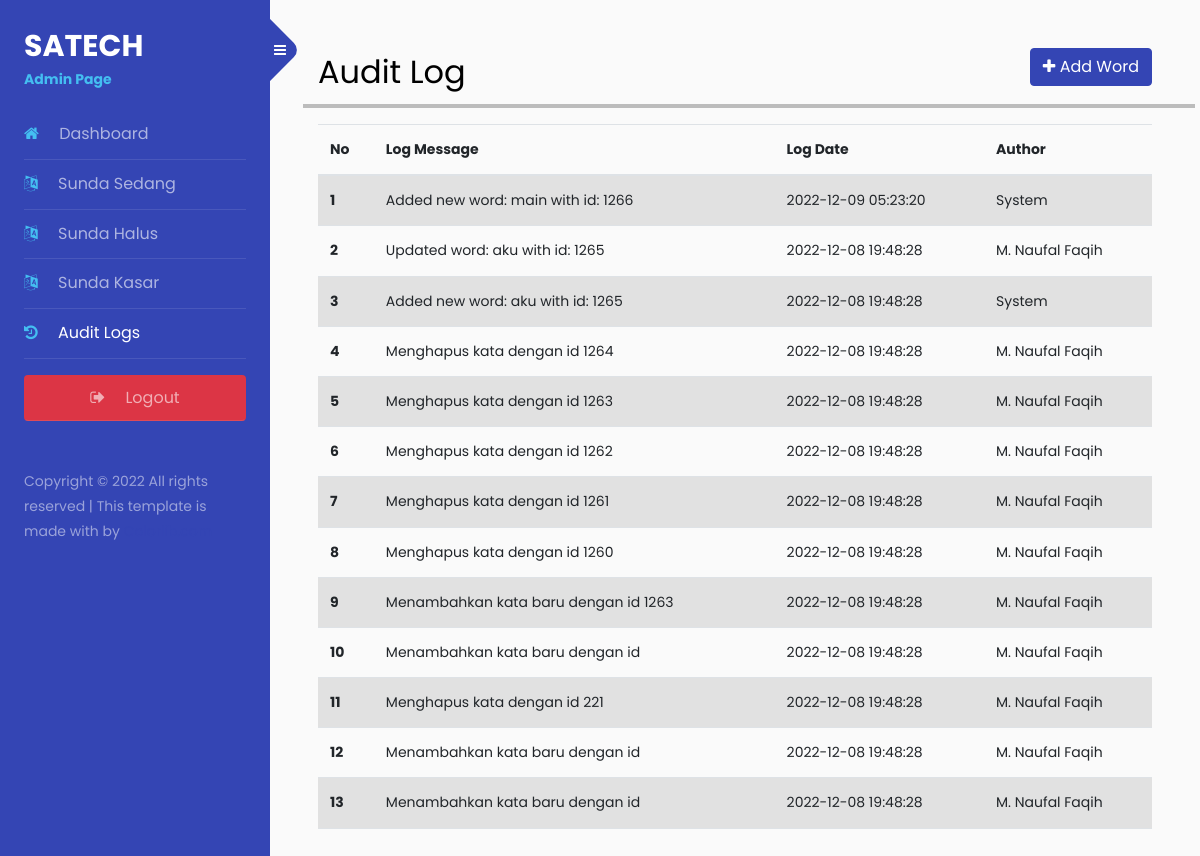
Page /admin/logs.php on the committed database.
### tables this page shows
CREATE TABLE `log` (
  `id` int(11) NOT NULL,
  `message` text NOT NULL,
  `author_id` int(11) NOT NULL DEFAULT 2,
  `audit_date` datetime NOT NULL DEFAULT current_timestamp()
);

### database/database.php (called while the page is built, shortened)
<?php
class Database
{
    public function __construct()
    {
        $this->db = new mysqli(DB_HOST, DB_USER, DB_PASS, DB_NAME);
    }
}

### controllers/controllers.php (called while the page is built, shortened)
<?php
class Controller extends Database
{
    function getLogs()
    {
        $query = "SELECT log.*, admin.name FROM log LEFT JOIN admin ON log.author_id = admin.id ORDER BY log.id DESC";
        $stmt = $this->db->prepare($query);
        $stmt->execute();
        $result = $stmt->get_result();
        $row = $result->fetch_all(MYSQLI_ASSOC);
        return $row;
    }
}

### public/admin/logs.php (the view, shortened to what this page needs)
<?php
require_once '../../database/database.php';
require_once "../../controllers/controllers.php";
$controller = new Controller();
$logs = $controller->getLogs();
?>
<!doctype html>
<html lang="en">
<head>
    <link rel="stylesheet" href="https://stackpath.bootstrapcdn.com/font-awesome/4.7.0/css/font-awesome.min.css">
    <link href="https://cdn.jsdelivr.net/npm/bootstrap@5.2.2/dist/css/bootstrap.min.css" rel="stylesheet">
    <link rel="stylesheet" href="/assets/css/style.css">
</head>
<body>
    <div class="wrapper d-flex align-items-stretch">
        <?php $page = "logs";
        include 'partials/sidebar.php';
        ?>
        <div id="content" class="p-4 p-md-5 pt-5">
            <div class="row">
                <div class="col-lg-12">
                    <h2>
                        Audit Log
                        <button data-bs-toggle="modal" data-bs-target="#staticBackdrop"
                            class="btn btn-primary float-end add"><i class="fa fa-plus"></i> Add
                            Word</button>
                    </h2>
                </div>
                <hr style="border: 2px solid black;">
                <div class="col-lg-12">
                    <table class="table table-striped table-hover">
                        <thead>
                            <tr>
                                <th scope="col">No</th>
                                <th scope="col">Log Message</th>
                                <th scope="col">Log Date</th>
                                <th scope="col">Author</th>
                            </tr>
                        </thead>
                        <tbody>
                            <?php
                            $no = 1;
                            foreach ($logs as $log):
                            ?>
                            <tr>
                                <th scope="row">
                                    <?= $no++ ?>
                                </th>
                                <td>
                                    <?= $log['message'] ?>
                                </td>
                                <td>
                                    <?= $log['audit_date'] ?>
                                </td>
                                <td>
                                    <?= $log['name'] ?>
                                </td>
                            </tr>
                            <?php endforeach; ?>
                        </tbody>
                </div>
            </div>
        </div>
    </div>
</body>
</html>

### rows in the picture
log: message "Added new word: main with id: 1266", audit_date "2022-12-09 05:23:20", author.name "System"
log: message "Updated word: aku with id: 1265", audit_date "2022-12-08 19:48:28", author.name "M. Naufal Faqih"
log: message "Added new word: aku with id: 1265", audit_date "2022-12-08 19:48:28", author.name "System"
log: message "Menghapus kata dengan id 1264", audit_date "2022-12-08 19:48:28", author.name "M. Naufal Faqih"
log: message "Menghapus kata dengan id 1263", audit_date "2022-12-08 19:48:28", author.name "M. Naufal Faqih"
log: message "Menghapus kata dengan id 1262", audit_date "2022-12-08 19:48:28", author.name "M. Naufal Faqih"
log: message "Menghapus kata dengan id 1261", audit_date "2022-12-08 19:48:28", author.name "M. Naufal Faqih"
log: message "Menghapus kata dengan id 1260", audit_date "2022-12-08 19:48:28", author.name "M. Naufal Faqih"
log: message "Menambahkan kata baru dengan id 1263", audit_date "2022-12-08 19:48:28", author.name "M. Naufal Faqih"
log: message "Menambahkan kata baru dengan id", audit_date "2022-12-08 19:48:28", author.name "M. Naufal Faqih"
log: message "Menghapus kata dengan id 221", audit_date "2022-12-08 19:48:28", author.name "M. Naufal Faqih"
log: message "Menambahkan kata baru dengan id", audit_date "2022-12-08 19:48:28", author.name "M. Naufal Faqih"
log: message "Menambahkan kata baru dengan id", audit_date "2022-12-08 19:48:28", author.name "M. Naufal Faqih"
